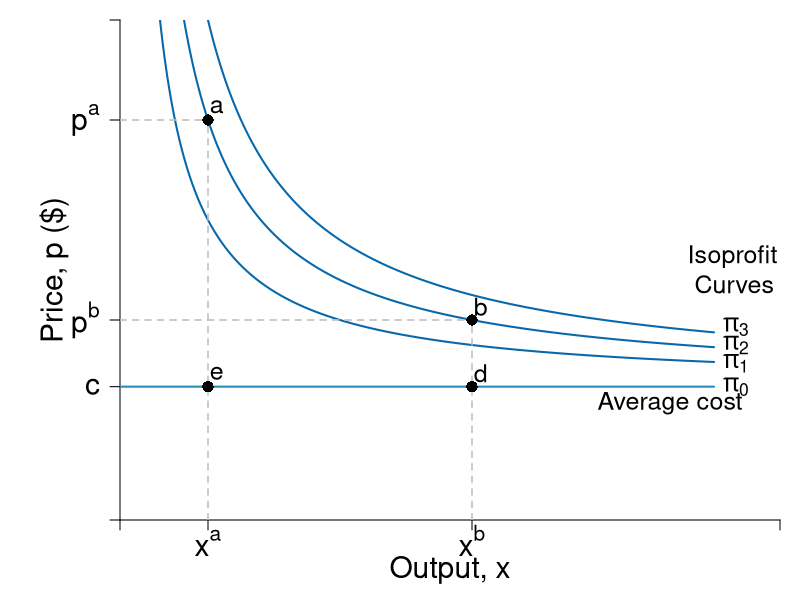

Generate this figure with R:
#Graph Designer: Simon Halliday + Scott Cohn
#Authors: Bowles and Halliday
#Title: Coordination, Conflict and Competition: A Text in Microeconomics

require(shape)
pdf(file = "firmmarketsupply/isoprofits_demand.pdf", width = 9, height = 7)

#Set parameters for graphics
axislabelsize <- 1.8
labelsize <- 1.5
namesize <- 1.8
annotatesize <- 1.5
graphlinewidth <- 2
segmentlinewidth <- 1.5

COL <- c("#7fc97f", "#beaed4", "#fdc086", "#ffff99", "#386cb0", "#f0027f", "#bf5b17", "#666666")
COLA <- c("#e0f3db", "#99d8c9","#66c2a4","#41ae76", "#238b45", "#005824")
COLB <- c("#c6dbef", "#4eb3d3", "#2b8cbe", "#0868ac","#084081")

#Edited the margins to cater for the larger LHS labels
par(mar =  c(4, 6, 1, 1))

AvgRevenue <- function(x, rmax = 12, xmax = 12){
  rmax - (rmax/xmax)*x
}

MRevenue <- function(x, rmax = 12, xmax = 12){
  rmax - 2*(rmax/xmax)*x
}

AvgCost <- function(x, c0 = 2, c1 = 4){
  c0/x + c1
}

IsoProf <- function(x, k = 0, c0 = 2, c1 = 4){
  AvgCost(x) + k/x
}

xlims <- c(0, 15)
ylims <- c(0, 15)

npts <- 501 
x <- seq(xlims[1], xlims[2], length.out = npts)
y <- seq(ylims[1], ylims[2], length.out = npts) 
a <- c(13, 16.75, 19.25)

plot(0, 0, xlim = xlims, ylim = ylims, type = "n",
     xlab = expression(paste("")),
     ylab = expression(paste("")), 
     xaxt = "n", 
     yaxt = "n", 
     cex.lab = axislabelsize, 
     bty = "n",
     xaxs = "i", 
     yaxs = "i")

ticksy <- c(0, 4, IsoProf(8, k = 14), IsoProf(2, k = 14), ylims[2])
ylabels <- c(NA, expression(paste(c)), expression(paste(p^{b})), expression(paste(p^{a})), NA) #expression(paste(p^{m})),
ticksx <- c(0, 2, 8, xlims[2])
xlabels <- c(NA, expression(paste(x^{a})), expression(paste(x^{b})), NA) #expression(paste(x^{m})), expression(paste(frac(bar(p),beta)))

axis(1, at = ticksx, pos = 0, labels = xlabels, cex.axis = axislabelsize)
axis(2, at = ticksy, pos = 0, labels = ylabels, las = 1, cex.axis = axislabelsize)

npts <- 500 
xx1 <- seq(xlims[1], xlims[2], length.out = npts)
xx2 <- seq(xlims[1], xlims[2] - 1.5, length.out = npts)
xx3 <- seq(2, 6, length.out = npts)

lines(xx2, IsoProf(xx2, k = 14), col = COLB[4], lwd = graphlinewidth)
lines(xx2, IsoProf(xx2, k = 8), col = COLB[4], lwd = graphlinewidth)
lines(xx2, IsoProf(xx2, k = 20), col = COLB[4], lwd = graphlinewidth)
segments(0, 4, xlims[2] - 1.5, 4, lty = 1, col = COLB[3] , lwd = graphlinewidth)

#Label the axes
text(0.5*(xlims[2]), -1.5, expression(paste("Output, ", x)), xpd = TRUE, cex = axislabelsize) 
text(-1.5, 0.5*ylims[2], expression(paste("Price, ", p, " ($)")), xpd = TRUE, cex = axislabelsize, srt = 90) 

#Label curves
text(xlims[2] - 1, 7, expression(paste("Isoprofit \n Curves")), cex = labelsize)


#Draw segments for total costs
segments(0, IsoProf(x = 2, k = 14), 2, IsoProf(x = 2, k = 14), lty = 2, col = "gray" , lwd = segmentlinewidth)
segments(2, 0, 2, IsoProf(x = 2, k = 14), lty = 2, col = "gray" , lwd = segmentlinewidth)

segments(0, IsoProf(x = 8, k = 14), 8, IsoProf(x = 8, k = 14), lty = 2, col = "gray" , lwd = segmentlinewidth)
segments(8, 0, 8, IsoProf(x = 8, k = 14), lty = 2, col = "gray" , lwd = segmentlinewidth)


text(xlims[2] - 1, 5.8, expression(paste(pi[3])), cex = labelsize)
text(xlims[2] - 1, 5.25, expression(paste(pi[2])), cex = labelsize)
text(xlims[2] - 1, 4.7, expression(paste(pi[1])), cex = labelsize)
text(xlims[2] - 1, 4, expression(paste(pi[0])), cex = labelsize)
text(xlims[2] - 2.5, 3.5, expression(paste("Average cost")), cex = annotatesize)

points(2, IsoProf(x = 2, k = 14), pch = 16, col = "black", cex = 1.5)
text(2.2, IsoProf(x = 2, k = 14) + 0.4, expression(a), cex = labelsize)

points(8, IsoProf(x = 8, k = 14), pch = 16, col = "black", cex = 1.5)
text(8.2, IsoProf(x = 8, k = 14) + 0.4, expression(b), cex = labelsize)

points(2, 4, pch = 16, col = "black", cex = 1.5)
text(2.2, 4 + 0.4, expression(e), cex = labelsize)

points(8, 4, pch = 16, col = "black", cex = 1.5)
text(8.2, 4 + 0.4, expression(d), cex = labelsize)



dev.off()
